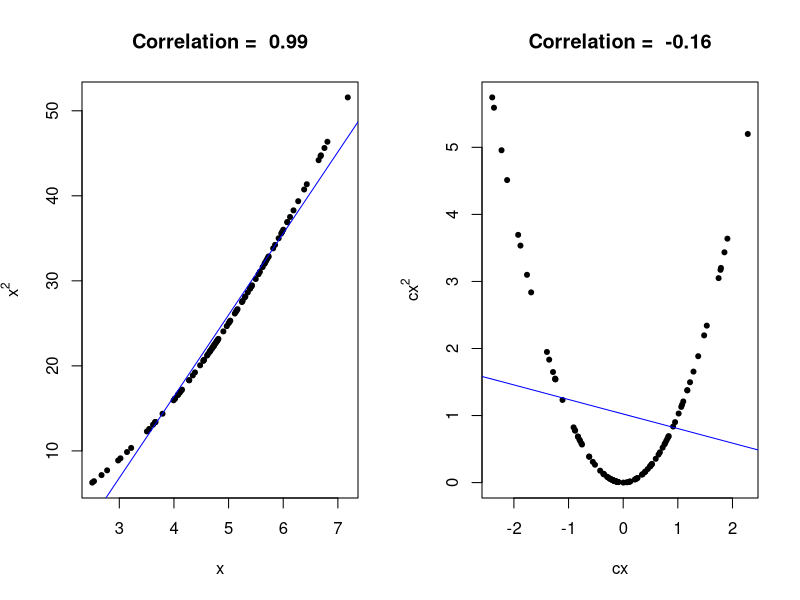
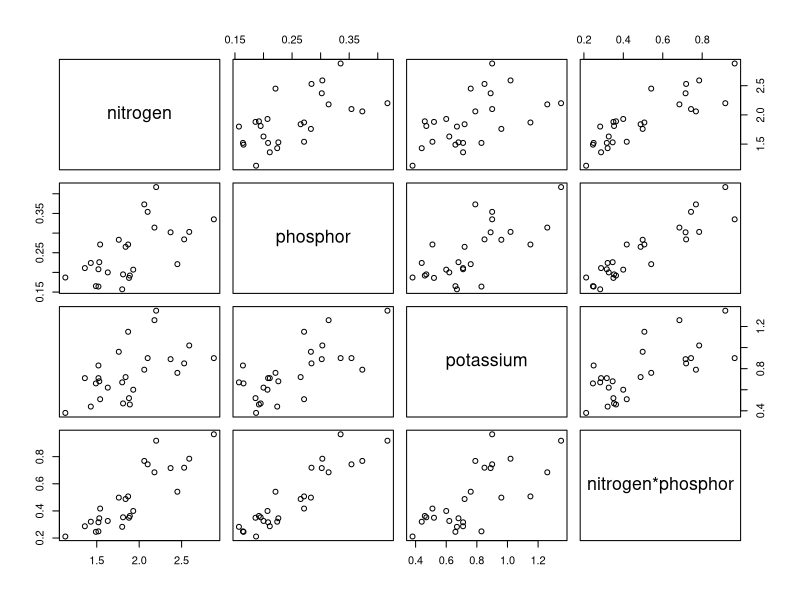
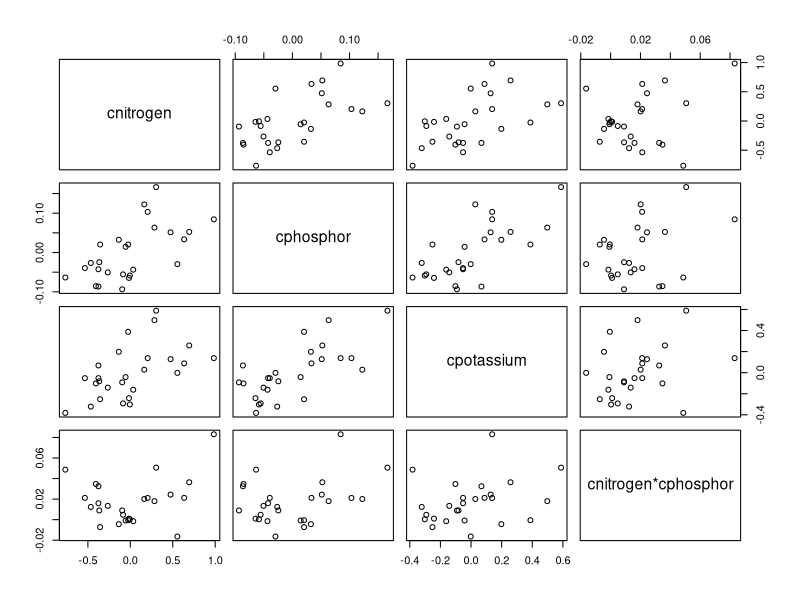
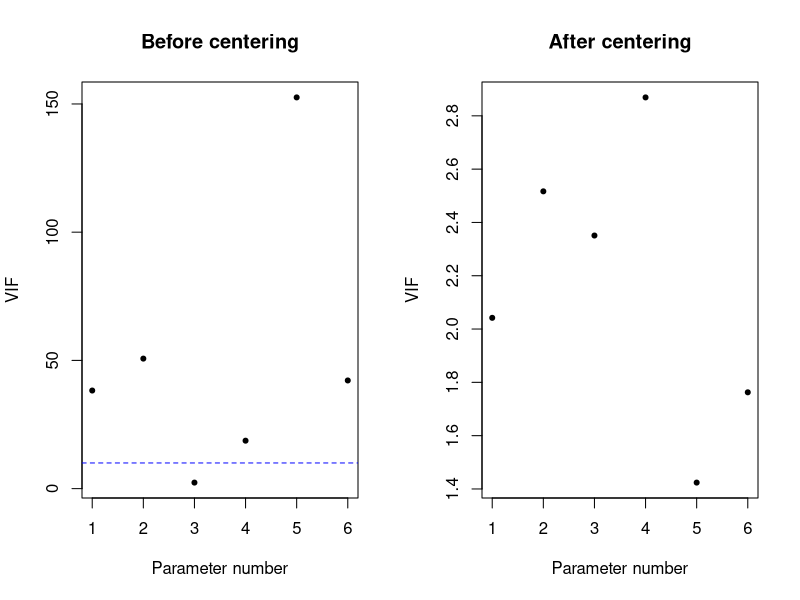
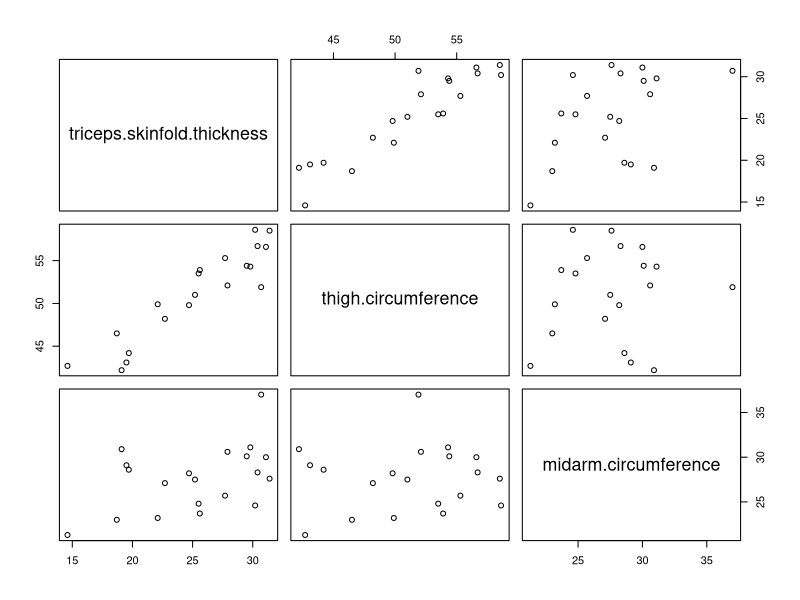

R code for these plots, in order:
## ---- chunk 1
needles <- read.table("./datasets/01-linear-regression/needles.txt", header = T, sep = "\t", dec = ".")
attach(needles)
model_l5 <- lm(length ~ nitrogen * phosphor + potassium 
               + phosphor * residu)
model_l8 <- lm(length ~ nitrogen *  phosphor + potassium)

body.fat <- read.table("./datasets/01-linear-regression/bodyfatNKNW.txt", header = T, dec = ".")
attach(body.fat)
## ---- chunk 2
x <- rnorm(100, 5, 1)
cx <- x - mean(x)
y <- x^2
cy <- cx^2
r1 <- cor(x,y)
r2 <- cor(cx,cy)
par(mfrow=c(1,2))
plot(x, y, pch = 20, main = paste("Correlation = ", round(r1,2)), xlab = "x", ylab = expression(x^2))
abline(lm(y ~ x), col = "blue")
plot(cx, cy, pch = 20, main = paste("Correlation = ", round(r2,2)), xlab = "cx", ylab = expression(cx^2))
abline(lm(cy ~ cx), col = "blue")
## ---- chunk 3
nitrogenphospor <- nitrogen * phosphor 
minerals <- cbind(nitrogen, phosphor, potassium, nitrogenphospor)
colnames(minerals)[4] <- "nitrogen*phosphor"
pairs(minerals)
## ---- chunk 4
cnitrogen <- nitrogen - mean(nitrogen)
cphosphor <- phosphor - mean(phosphor)
cpotassium <- potassium - mean(potassium)
cresidu <- residu - mean(residu)
cnitrogenphospor <- cnitrogen * cphosphor 
minerals2 <- cbind(cnitrogen, cphosphor, cpotassium, cnitrogenphospor)
colnames(minerals2)[4] <- "cnitrogen*cphosphor"
pairs(minerals2)
## ---- chunk 5
library(car)
model_l8b <- lm(length ~ cnitrogen *  cphosphor + cpotassium)
model_l5b <- lm(length ~ cnitrogen * cphosphor + cpotassium + cphosphor * cresidu)
v1 <- vif(model_l5)
v2 <- vif(model_l5b)
par(mfrow=c(1,2))
plot(v1, pch = 20, main = "Before centering", ylab = "VIF", xlab = "Parameter number")
abline(h=10, lty = 2, col = "blue")
z <- seq(1.4,2.8,0.2)
plot(v2, pch = 20, main = "After centering", ylab = "VIF", xlab = "Parameter number", yaxp = c(1.4, 2.8, 7))
## ---- chunk 6
summary(model_l8)$coefficients
## ---- chunk 7
summary(model_l8b)$coefficients
## ---- chunk 8
model_bf <- lm(bodyfat ~ triceps.skinfold.thickness 
               + thigh.circumference + midarm.circumference)
summary(model_bf)
## ---- chunk 9
pairs(body.fat[,-4])
## ---- chunk 10
library(car)
vif_bodyfat <- vif(model_bf)
as.data.frame(vif_bodyfat)
